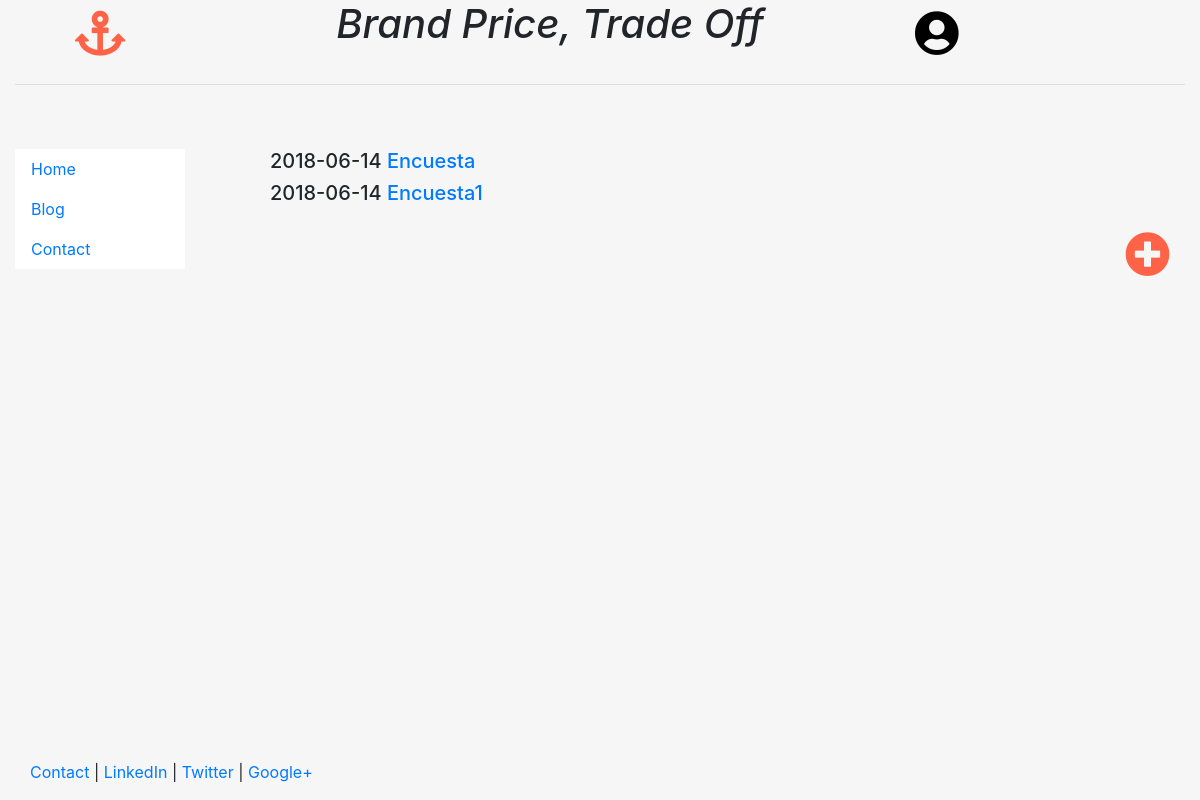
Before: / with the older database file.
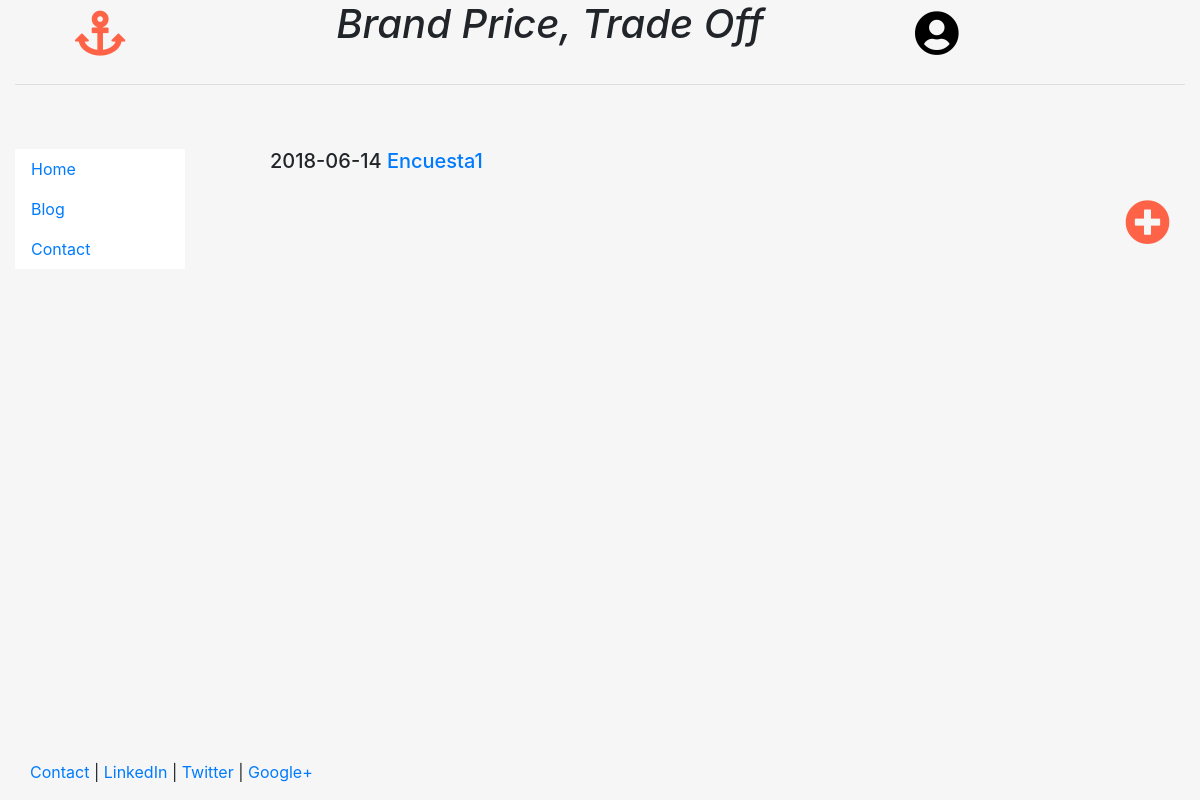
After: the same page with the newer database file.
### home/models.py (models this page shows, shortened)
class Encuesta(models.Model):
    nombre = models.CharField(max_length = 40)
    incremento = models.DecimalField(max_digits=4, decimal_places=2)
    numIteraciones = models.IntegerField()
    categoria = models.TextField()
    date = models.DateTimeField()

### home/templates/home/homeView.html
{% extends "home/header.html" %}
{% block content %}
{% if object_list %}
    <ul>
	{% for encuesta in object_list %}
		<h5>{{ encuesta.date|date:"Y-m-d" }}<a href="home/{{encuesta.id}}">  {{ encuesta.nombre }}</a></h5>
	{% endfor %}
</ul>
{% else %}
	<p>No hay encuestas disponibles.</p>
{% endif %}
	<div class=text-right style="font-size:45px">
		 <a href="/add/encuesta" style="color:tomato">  <i class="fas fa-plus-circle"></i></a>
	</div>
{% endblock %}

Changed rows visible on the page:
removed Encuesta: date "2018-06-14", nombre "Encuesta"
